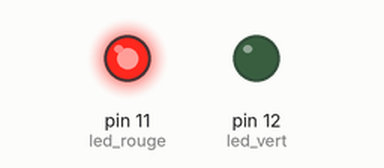
This sketch was run on a simulated Arduino Uno, built with avr-gcc and run on an emulated ATmega328P. Parts: output pins drawn as LEDs (lit = HIGH).

Above: at 1.0 s.
At 5.5 s:
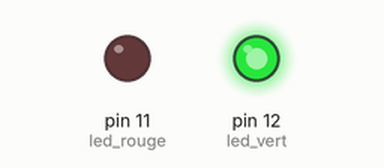
Timing chart, 0 to 6.9 s (numbered marks = the images above):
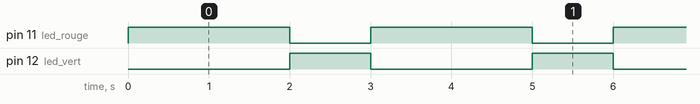

Measured:
- by itself, pin 11 (led_rouge): alternates HIGH for 2.0 s and LOW for 1.0 s
- by itself, pin 12 (led_vert): alternates HIGH for 1.0 s and LOW for 2.0 s
- by itself, everything shown: repeats every 3.0 s, in 3 steps

The sketch:

cligno3.ino
```cpp
const int led_rouge= 11;
const int led_vert= 12;
void setup() {
  pinMode(led_rouge, OUTPUT);
  pinMode(led_vert, OUTPUT);
}

// the loop function runs over and over again forever
void loop() {
  digitalWrite(led_rouge, HIGH);   // turn the LED on (HIGH is the voltage level)
  delay(2000);                       // wait for a second
  digitalWrite(led_rouge, LOW);
  digitalWrite(led_vert,HIGH);// turn the LED off by making the voltage LOW
  delay(1000);
  digitalWrite(led_vert,LOW);// wait for a second
}
```
